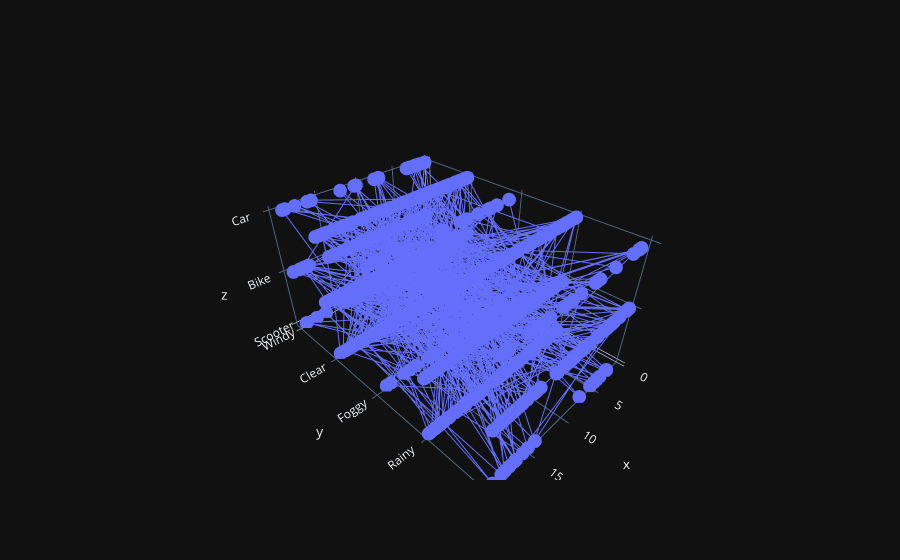

Write notebook code for a chart like this one.
### Code cell
fig = go.Figure(data = [
    go.Scatter3d(
        x = df['Distance_km'],
        y = df['Weather'],
        z = df['Vehicle_Type'],
        
    )
])
fig.update_layout(template = 'plotly_dark')
fig.show()

### Figure 1 — Plotly figure (JSON) as saved in the notebook; plotly's stock layout.template omitted (floating-point values rounded to 4 significant figures; data arrays with more than 128 entries replaced by an {"elided": "..."} marker saying what was removed)
{"data": [{"type": "scatter3d", "x": {"elided": "1000 float values"}, "y": {"elided": "1000 str values"}, "z": {"elided": "1000 str values"}}], "layout": {}}
